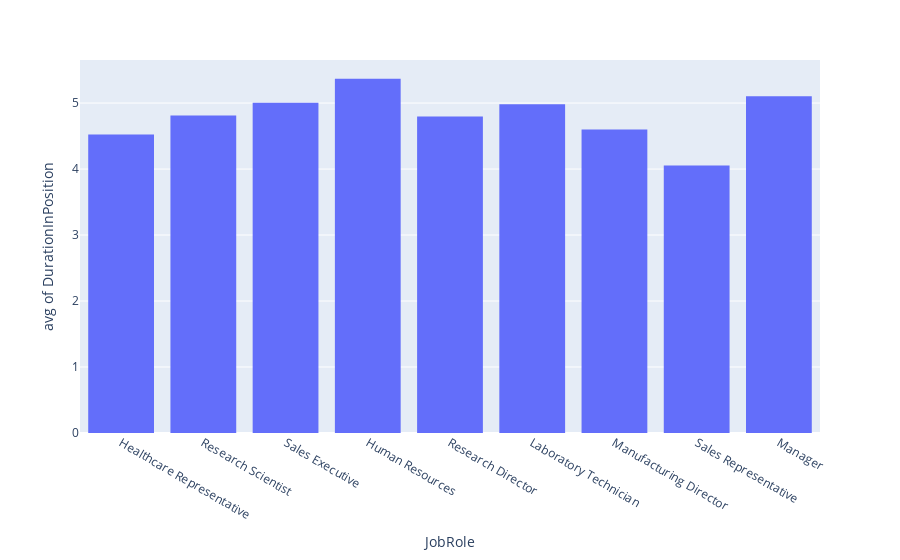

Notebook code cell kept with this figure:
### Code cell
px.histogram(df_general_explo, x='JobRole', y='DurationInPosition', histfunc='avg' )

### Figure 1 — Plotly figure (JSON) as saved in the notebook; plotly's stock layout.template omitted (floating-point values rounded to 4 significant figures; data arrays with more than 128 entries replaced by an {"elided": "..."} marker saying what was removed)
{"data": [{"alignmentgroup": "True", "bingroup": "x", "histfunc": "avg", "hovertemplate": "JobRole=%{x}<br>avg of DurationInPosition=%{y}<extra></extra>", "legendgroup": "", "marker": {"color": "#636efa", "pattern": {"shape": ""}}, "name": "", "offsetgroup": "", "orientation": "v", "showlegend": false, "type": "histogram", "x": {"elided": "4327 str values"}, "xaxis": "x", "y": {"elided": "4327 int values"}, "yaxis": "y"}], "layout": {"barmode": "relative", "legend": {"tracegroupgap": 0}, "margin": {"t": 60}, "xaxis": {"anchor": "y", "domain": [0, 1], "title": {"text": "JobRole"}}, "yaxis": {"anchor": "x", "domain": [0, 1], "title": {"text": "avg of DurationInPosition"}}}}
